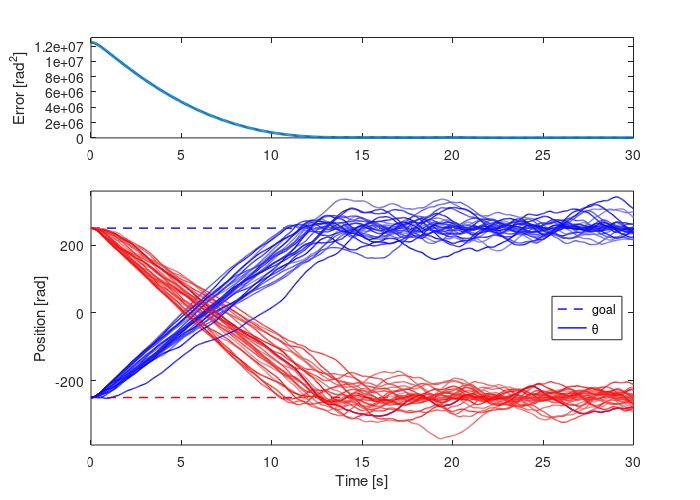

Source code (MATLAB):

%load('MotorAxisPositionControl25Rotors.mat')
load('MotorAxisPositionControl50Rotors.mat')
figure(6)
clf
ind = find(T>=30,1,'first');
rg = 1:ind;
set(gcf,'Name', 'Lyapunov Function and Position Plots')
subplot(3,1,1)
plot(T(rg),sum((Y(rg,1:n)-repmat(posDes(1:n)', size(T(rg)))).^2,2),'linewidth',2)
axis tight
a = axis;
axis([a(1),a(2),0,a(4)*1.05]);
ylabel('Error [rad^2]')


subplot(3,1,2:3)
colors = repmat('r',n,1);
colors(posDes>0) = 'b';
plot([0,max(T(rg))],[max(posDes), max(posDes)],'--b','linewidth',1)
hold on
plot(T(rg),Y(rg,1),'linewidth',1,'Color','b')
plot([0,max(T(rg))],[min(posDes), min(posDes)],'--r','linewidth',1)


for i = n:-1:1
    if posDes(i) >0
        myCol = [i/(2*n),i/(2*n),1-i/(8*n)];
    else
        myCol = [1-i/(8*n),i/(2*n),i/(2*n)];
    end
    plot(T(rg),Y(rg,i),'linewidth',1,'Color',myCol)
end
axis tight
a = axis;
axis([a(1),a(2),a(3)*1.05,a(4)*1.05]);
xlabel('Time [s]')
ylabel('Position [rad]')

legend('goal','\theta','Location','East')

set(gcf,'papersize',[7,5])
set(gcf,'paperposition',[0,0,7,5])
%print -dpdf '../../pictures/pdf/PositionConverge24state.pdf'
print -dpdf '../../pictures/pdf/PositionConverge50state.pdf'